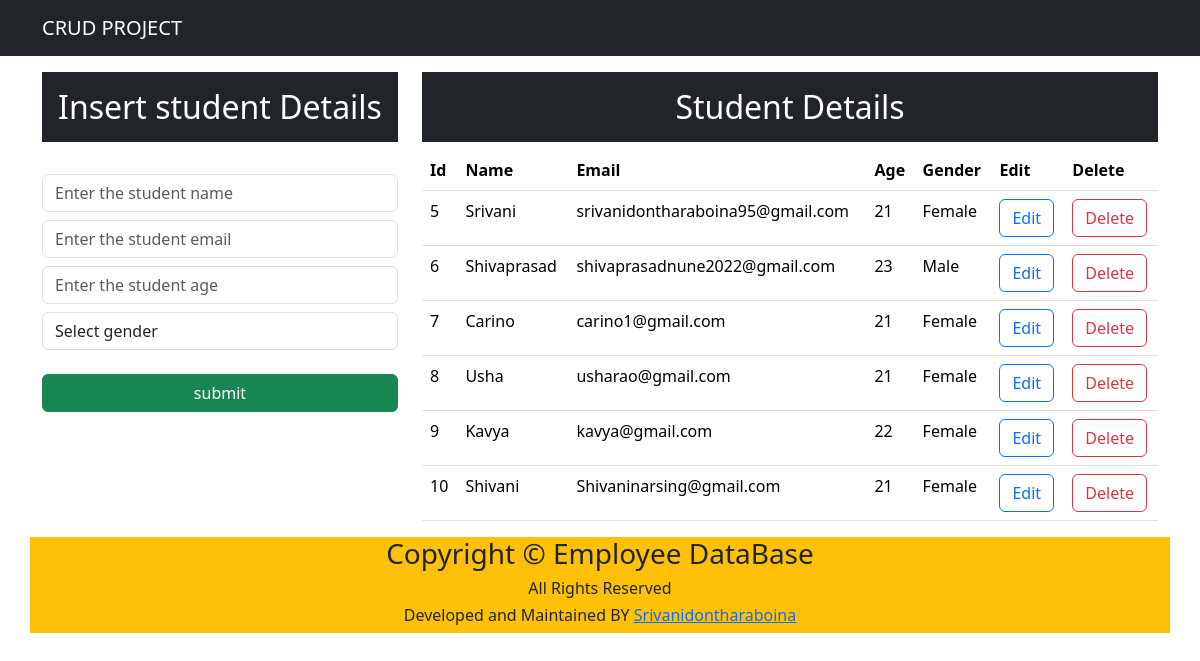
The page / on the database its author committed.
### app/models.py (models this page shows, shortened)
class Student(models.Model):
    name=models.CharField(max_length=25,blank=False)
    email=models.EmailField()
    age=models.IntegerField()
    gender=models.CharField(max_length=25,blank=False)

### app/views.py (the view)
# urls.py: path('',views.index,name="index"),
def index(request):
    data=Student.objects.all()
    context={"data":data}
    return render(request,"index.html",context)

### templates/index.html (shortened to what this page needs)
<!DOCTYPE html>
<html lang="en">
<head>
    <link href="https://cdn.jsdelivr.net/npm/bootstrap@5.3.3/dist/css/bootstrap.min.css" rel="stylesheet">
</head>
<body>
    <nav class="navbar navbar-expand-lg navbar-dark bg-dark">
        <div class="container">
         <a class="navbar-brand" href="#">CRUD PROJECT</a>
</div>
</nav>
<div class="container mt-3">
    <div class="row">
        <div class="col-md-4">
            <h2 class="text-white bg-dark text-center p-3">Insert student Details</h2>
            <br>
            <form action="/insert" method="post">{% csrf_token %}
                <div class="form-group">
                    <input type="text" class="form-control" placeholder="Enter the student name" name="name" required>
                </div>
                <div class="form-group">
                    <input type="email" class="form-control mt-2" placeholder="Enter the student email" name="email" required>
                </div>
                <div class="form-group">
                    <input type="number" class="form-control mt-2" placeholder="Enter the student age" name="age" required>
                </div>
                <div class="form-group">
                    <select name="gender" class="form-control mt-2" id="gender">
                        <option value="Select gender">Select gender</option>
                    </select>
                </div>
            <div class="d-grid gap-2">
                <button class="btn btn-success" type="submit">submit</button>
            </div>
            </form>
        </div>
        <div class="col-md-8">
            <h2 class="text-center text-white bg-dark p-3">Student Details</h2>
            <table class="table">
                <thead>
                    <tr>
                        <th>Id</th>
                        <th>Name</th>
                        <th>Email</th>
                        <th>Age</th>
                        <th>Gender</th>
                        <th>Edit</th>
                        <th>Delete</th>
                    </tr>
                </thead>
                <tbody>
                    {% for d in data %}
                    <tr>
                        <td>{{d.id}}</td>
                        <td>{{d.name}}</td>
                        <td>{{d.email}}</td>
                        <td>{{d.age}}</td>
                        <td>{{d.gender}}</td>
                        <td><a button href="/update/{{d.id}}"class="btn btn-outline-primary">Edit</a></button></td>
                        <td><a button href="/delete/{{d.id}}" class="btn btn-outline-danger">Delete</a></button></td>
                    </tr>
                    {% endfor %}
                </tbody>
            </table>
        </div>
        <footer class="text-center bg-warning">
            <div>
                <div class="row">
                    <div class="col">
                        <h3>Copyright &copy; Employee DataBase</h3>
                        <h6>All Rights Reserved</h6>
                        <h6>Developed and Maintained BY <a href="Srivanidontharaboina">Srivanidontharaboina</a></h6>
                    </div>
                </div>
            </div>
        </footer>
    </div>
</div>
</body>
</html>

### rows shown on the page
Student: id "5", name "Srivani", email "srivanidontharaboina95@gmail.com", age "21", gender "Female"
Student: id "6", name "Shivaprasad", email "shivaprasadnune2022@gmail.com", age "23", gender "Male"
Student: id "7", name "Carino", email "carino1@gmail.com", age "21", gender "Female"
Student: id "8", name "Usha", email "usharao@gmail.com", age "21", gender "Female"
Student: id "9", name "Kavya", email "kavya@gmail.com", age "22", gender "Female"
Student: id "10", name "Shivani", email "Shivaninarsing@gmail.com", age "21", gender "Female"
